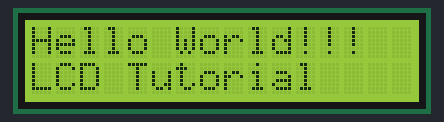
This sketch was run on a simulated Arduino Uno, built with avr-gcc and run on an emulated ATmega328P. On the bench: 16×2 character LCD.

Above: at 0.1 s.

The sketch:

LCD_Print_Hello_World.ino
```cpp
//mohsenkmt
#include <LiquidCrystal.h>
int RS=12;
int E=11;
int D4=5;
int D5=4;
int D6=3;
int D7=2;
LiquidCrystal lcd(RS , E , D4 , D5 , D6 ,D7);


void setup() {
  lcd.begin(16 , 2);
  lcd.clear();

}

void loop() {
  lcd.print("Hello World!!!");
  lcd.setCursor(0 , 1);
  lcd.print("LCD Tutorial");
  delay(1000);
  lcd.clear();

}
```
